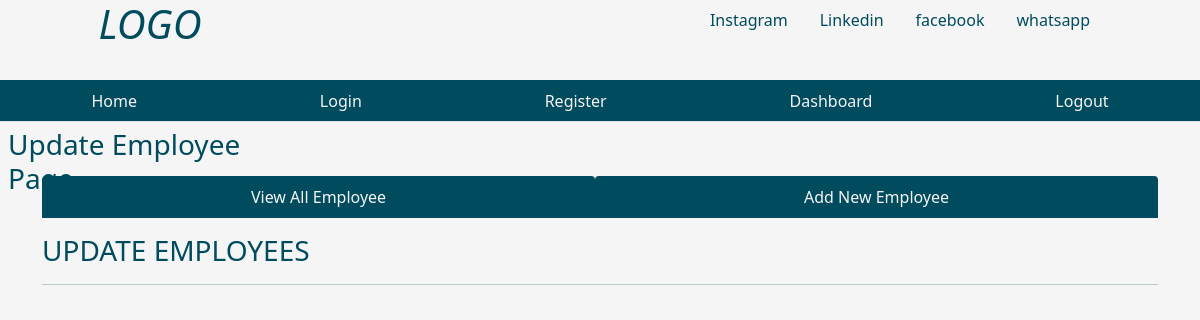
The app's page /fetchone/2, older data.
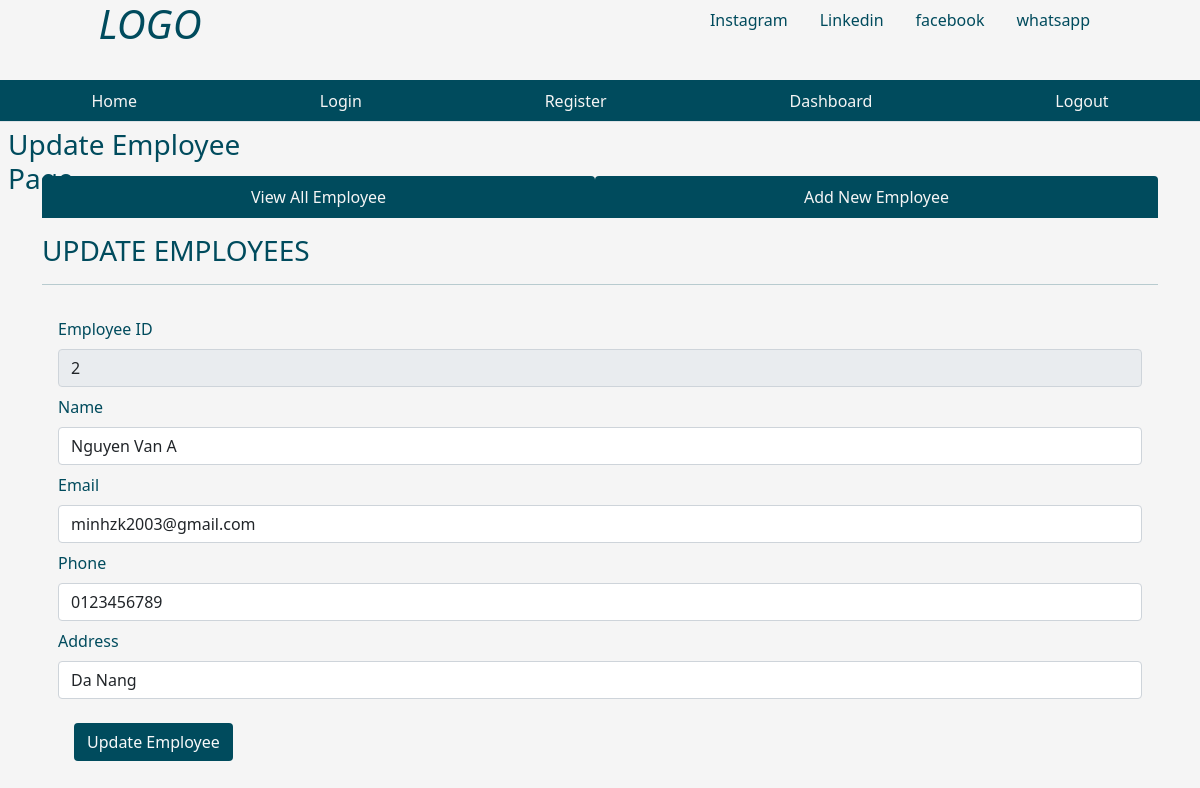
The same page, newer data.
### tables this page shows
CREATE TABLE emp (empid integer PRIMARY key, name text not null, email text, phone text, address text, joining_date timestamp DEFAULT CURRENT_TIMESTAMP, total_projects integer DEFAULT 1, total_test_case integer DEFAULT 1, total_defects_found integer DEFAULT 1, total_defects_pending integer DEFAULT 1);

### app.py (the view)
@app.route('/fetchone/<int:empid>')
def fetchone(empid):
    user = get_current_user()
    db = get_database()
    emp_cur = db.execute('select * from emp where empid = ?', [empid])
    single_emp = emp_cur.fetchone()
    return render_template('updateemployee.html', user = user, single_emp = single_emp)

### app.py (called while the page is built)
@app.teardown_appcontext
def close_database(error):
    if hasattr(g, 'employee_db'):
        g.employee_db.close()

def get_current_user():
    user = None
    if 'user' in session:
        user = session['user']
        db = get_database()
        user_cur = db.execute('select * from users where name = ?', [user])
        user = user_cur.fetchone()
    return user

### database.py (called while the page is built)
def connect_to_database():
    sql = sqlite3.connect('E:/code/Py/employee_management/employee.db')
    sql.row_factory = sqlite3.Row
    return sql

def get_database():
    if not hasattr(g, 'employee_db'):
        g.employee_db = connect_to_database()
    return g.employee_db

### templates/updateemployee.html (shortened to what this page needs)
{% from "showlinks.html" import show_links, showsocialmedialinks%}
<!DOCTYPE html>
<html lang="en">
<head>
    <link href="https://cdn.jsdelivr.net/npm/bootstrap@5.1.3/dist/css/bootstrap.min.css" rel="stylesheet">
    <link rel="stylesheet" href="{{ url_for('static', filename='home.css')}}" type = "text/css">
</head>
<body>
      <div class="parent">
        <div class="child child1">
            <h1 class="text-center"><i>LOGO</i></h1>
        </div>
        <div class="child child2">
          {{ showsocialmedialinks() }}
        </div>
        <div class="child child3">
          {{ show_links() }}
      </div>
        <div class="child child4">
            <h3 class="m-2">Update Employee Page</h3>
        </div>
        <div class="child child5" style="color:rgb(0, 75, 93);">
        </div>
        <div class="child child6left">
        </div>
        <div class="child child6 container" style="color:rgb(0, 75, 93);">
            <ul class="nav nav-tabs nav-fill mb-3">
                <li class="nav-item">
                  <a class="nav-link" style=" background-color:rgb(0, 75, 93); color:whitesmoke;"  href="{{ url_for('dashboard') }}">View All Employee</a>
                </li>
                <li class="nav-item">
                  <a class="nav-link" style=" background-color:rgb(0, 75, 93); color:whitesmoke;" href="{{ url_for('addnewemployee') }}">Add New Employee</a>
                </li>
              </ul>
              <div class="table-responsive-lg caption-top">
                <caption><h3>UPDATE EMPLOYEES</h3></caption>
                 <hr>
                 {% if single_emp %}
                <form class="p-3" action="/updateemployee" method="POST">
                    <div class="mb-2">
                      <label for="empid" class="form-label">Employee ID</label>
                      <input type="text" class="form-control" id="empid" value="{{single_emp['empid']}}" name="empid" readonly>
                    </div>
                    <div class="mb-2">
                      <label for="name" class="form-label">Name</label>
                      <input type="text" class="form-control" id="name" value="{{single_emp['name']}}" name="name">
                    </div>
                    <div class="mb-2">
                      <label for="email" class="form-label">Email</label>
                      <input type="email" class="form-control" id="email"  value="{{single_emp['email']}}" name="email">
                    </div>
                    <div class="mb-2">
                        <label for="phone" class="form-label">Phone</label>
                        <input type="text" class="form-control" id="phone"  value="{{single_emp['phone']}}" name="phone">
                      </div>
                      <div class="mb-2">
                        <label for="address" class="form-label">Address</label>
                        <input type="text" class="form-control" id="address"  value="{{single_emp['address']}}" name="address">
                      </div>
            <button type="submit" class="btn text-light m-3" style="background-color:rgb(0, 75, 93);">Update Employee</button>
                  </form>
                  {% endif %}
              </div>
        </div>
        <div class="child child6right">
        </div>
      </div>
</body>
</html>

Row changes from the older to the newer data that the page shows:
added emp: empid "2", name "Nguyen Van A", email "minhzk2003@gmail.com", phone "0123456789", address "Da Nang"
Text that changed along with them:
text now shown: "Employee ID Name Email Phone Address Update Employee"
